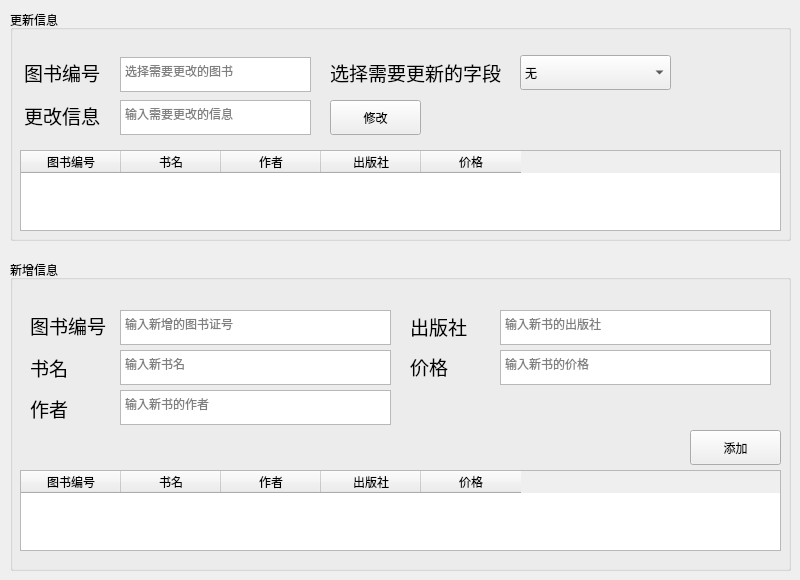
      <widget class="QWidget" name="bookUpdateTab">
       <attribute name="title">
        <string>更新信息</string>
       </attribute>
       <widget class="QGroupBox" name="groupbox_4">
        <property name="geometry">
         <rect>
          <x>10</x>
          <y>260</y>
          <width>781</width>
          <height>311</height>
         </rect>
        </property>
        <property name="title">
         <string>新增信息</string>
        </property>
        <widget class="QTableWidget" name="bookInsertTable">
         <property name="geometry">
          <rect>
           <x>10</x>
           <y>210</y>
           <width>761</width>
           <height>81</height>
          </rect>
         </property>
         <column>
          <property name="text">
           <string>图书编号</string>
          </property>
         </column>
         <column>
          <property name="text">
           <string>书名</string>
          </property>
         </column>
         <column>
          <property name="text">
           <string>作者</string>
          </property>
         </column>
         <column>
          <property name="text">
           <string>出版社</string>
          </property>
         </column>
         <column>
          <property name="text">
           <string>价格</string>
          </property>
         </column>
        </widget>
        <widget class="QTextEdit" name="bookInsertId">
         <property name="geometry">
          <rect>
           <x>110</x>
           <y>50</y>
           <width>271</width>
           <height>35</height>
          </rect>
         </property>
         <property name="placeholderText">
          <string>输入新增的图书证号</string>
         </property>
        </widget>
        <widget class="QPushButton" name="bookInsertExec">
         <property name="geometry">
          <rect>
           <x>680</x>
           <y>170</y>
           <width>91</width>
           <height>35</height>
          </rect>
         </property>
         <property name="cursor">
          <cursorShape>PointingHandCursor</cursorShape>
         </property>
         <property name="text">
          <string>添加</string>
         </property>
        </widget>
        <widget class="QTextEdit" name="bookInsertPress">
         <property name="geometry">
          <rect>
           <x>490</x>
           <y>50</y>
           <width>271</width>
           <height>35</height>
          </rect>
         </property>
         <property name="placeholderText">
          <string>输入新书的出版社</string>
         </property>
        </widget>
        <widget class="QTextEdit" name="bookInsertName">
         <property name="geometry">
          <rect>
           <x>110</x>
           <y>90</y>
           <width>271</width>
           <height>35</height>
          </rect>
         </property>
         <property name="placeholderText">
          <string>输入新书名</string>
         </property>
        </widget>
        <widget class="QTextEdit" name="bookInsertPrice">
         <property name="geometry">
          <rect>
           <x>490</x>
           <y>90</y>
           <width>271</width>
           <height>35</height>
          </rect>
         </property>
         <property name="placeholderText">
          <string>输入新书的价格</string>
         </property>
        </widget>
        <widget class="QTextEdit" name="bookInsertAuthor">
         <property name="geometry">
          <rect>
           <x>110</x>
           <y>130</y>
           <width>271</width>
           <height>35</height>
          </rect>
         </property>
         <property name="placeholderText">
          <string>输入新书的作者</string>
         </property>
        </widget>
        <widget class="QLabel" name="r1_label_50">
         <property name="geometry">
          <rect>
           <x>20</x>
           <y>53</y>
           <width>81</width>
           <height>25</height>
          </rect>
         </property>
         <property name="font">
          <font>
           <family>Microsoft YaHei UI</family>
           <pointsize>14</pointsize>
          </font>
         </property>
         <property name="text">
          <string>图书编号</string>
         </property>
        </widget>
        <widget class="QLabel" name="r1_label_51">
         <property name="geometry">
          <rect>
           <x>20</x>
           <y>95</y>
           <width>81</width>
           <height>25</height>
          </rect>
         </property>
         <property name="font">
          <font>
           <family>Microsoft YaHei UI</family>
           <pointsize>14</pointsize>
          </font>
         </property>
         <property name="text">
          <string>书名</string>
         </property>
        </widget>
        <widget class="QLabel" name="r1_label_52">
         <property name="geometry">
          <rect>
           <x>20</x>
           <y>136</y>
           <width>81</width>
           <height>25</height>
          </rect>
         </property>
         <property name="font">
          <font>
           <family>Microsoft YaHei UI</family>
           <pointsize>14</pointsize>
          </font>
         </property>
         <property name="text">
          <string>作者</string>
         </property>
        </widget>
        <widget class="QLabel" name="r1_label_53">
         <property name="geometry">
          <rect>
           <x>400</x>
           <y>94</y>
           <width>81</width>
           <height>25</height>
          </rect>
         </property>
         <property name="font">
          <font>
           <family>Microsoft YaHei UI</family>
           <pointsize>14</pointsize>
          </font>
         </property>
         <property name="text">
          <string>价格</string>
         </property>
        </widget>
        <widget class="QLabel" name="r1_label_55">
         <property name="geometry">
          <rect>
           <x>400</x>
           <y>54</y>
           <width>81</width>
           <height>25</height>
          </rect>
         </property>
         <property name="font">
          <font>
           <family>Microsoft YaHei UI</family>
           <pointsize>14</pointsize>
          </font>
         </property>
         <property name="text">
          <string>出版社</string>
         </property>
        </widget>
       </widget>
       <widget class="QGroupBox" name="groupbox_3">
        <property name="geometry">
         <rect>
          <x>10</x>
          <y>10</y>
          <width>781</width>
          <height>231</height>
         </rect>
        </property>
        <property name="title">
         <string>更新信息</string>
        </property>
        <widget class="QTableWidget" name="bookUpdateTable">
         <property name="geometry">
          <rect>
           <x>10</x>
           <y>140</y>
           <width>761</width>
           <height>81</height>
          </rect>
         </property>
         <column>
          <property name="text">
           <string>图书编号</string>
          </property>
         </column>
         <column>
          <property name="text">
           <string>书名</string>
          </property>
         </column>
         <column>
          <property name="text">
           <string>作者</string>
          </property>
         </column>
         <column>
          <property name="text">
           <string>出版社</string>
          </property>
         </column>
         <column>
          <property name="text">
           <string>价格</string>
          </property>
         </column>
        </widget>
        <widget class="QTextEdit" name="bookUpdateText">
         <property name="geometry">
          <rect>
           <x>110</x>
           <y>90</y>
           <width>191</width>
           <height>35</height>
          </rect>
         </property>
         <property name="placeholderText">
          <string>输入需要更改的信息</string>
         </property>
        </widget>
        <widget class="QPushButton" name="bookUpdateExec">
         <property name="geometry">
          <rect>
           <x>320</x>
           <y>90</y>
           <width>91</width>
           <height>35</height>
          </rect>
         </property>
         <property name="cursor">
          <cursorShape>PointingHandCursor</cursorShape>
         </property>
         <property name="text">
          <string>修改</string>
         </property>
        </widget>
        <widget class="QLabel" name="r1_label_47">
         <property name="geometry">
          <rect>
           <x>320</x>
           <y>50</y>
           <width>181</width>
           <height>25</height>
          </rect>
         </property>
         <property name="font">
          <font>
           <family>Microsoft YaHei UI</family>
           <pointsize>14</pointsize>
          </font>
         </property>
         <property name="text">
          <string>选择需要更新的字段</string>
         </property>
        </widget>
        <widget class="QLabel" name="r1_label_48">
         <property name="geometry">
          <rect>
           <x>14</x>
           <y>93</y>
           <width>81</width>
           <height>25</height>
          </rect>
         </property>
         <property name="font">
          <font>
           <family>Microsoft YaHei UI</family>
           <pointsize>14</pointsize>
          </font>
         </property>
         <property name="text">
          <string>更改信息</string>
         </property>
        </widget>
        <widget class="QComboBox" name="bookUpdateOptions">
         <property name="geometry">
          <rect>
           <x>510</x>
           <y>45</y>
           <width>151</width>
           <height>35</height>
          </rect>
         </property>
         <property name="currentIndex">
          <number>0</number>
         </property>
         <item>
          <property name="text">
           <string>无</string>
          </property>
         </item>
         <item>
          <property name="text">
           <string>书名</string>
          </property>
         </item>
         <item>
          <property name="text">
           <string>作者</string>
          </property>
         </item>
         <item>
          <property name="text">
           <string>出版社</string>
          </property>
         </item>
         <item>
          <property name="text">
           <string>价格</string>
          </property>
         </item>
        </widget>
        <widget class="QLabel" name="r1_label_49">
         <property name="geometry">
          <rect>
           <x>14</x>
           <y>50</y>
           <width>81</width>
           <height>25</height>
          </rect>
         </property>
         <property name="font">
          <font>
           <family>Microsoft YaHei UI</family>
           <pointsize>14</pointsize>
          </font>
         </property>
         <property name="text">
          <string>图书编号</string>
         </property>
        </widget>
        <widget class="QTextEdit" name="bookUpdateId">
         <property name="geometry">
          <rect>
           <x>110</x>
           <y>47</y>
           <width>191</width>
           <height>35</height>
          </rect>
         </property>
         <property name="placeholderText">
          <string>选择需要更改的图书</string>
         </property>
        </widget>
       </widget>
      </widget>
